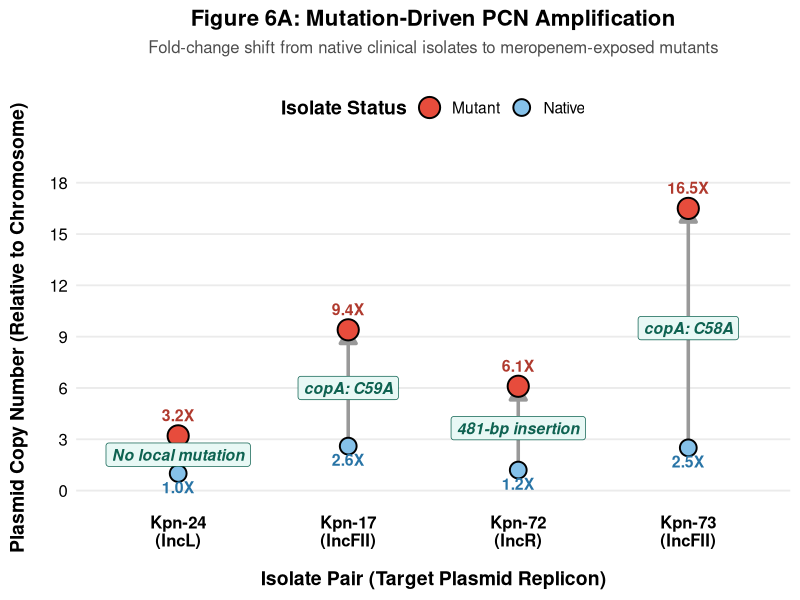
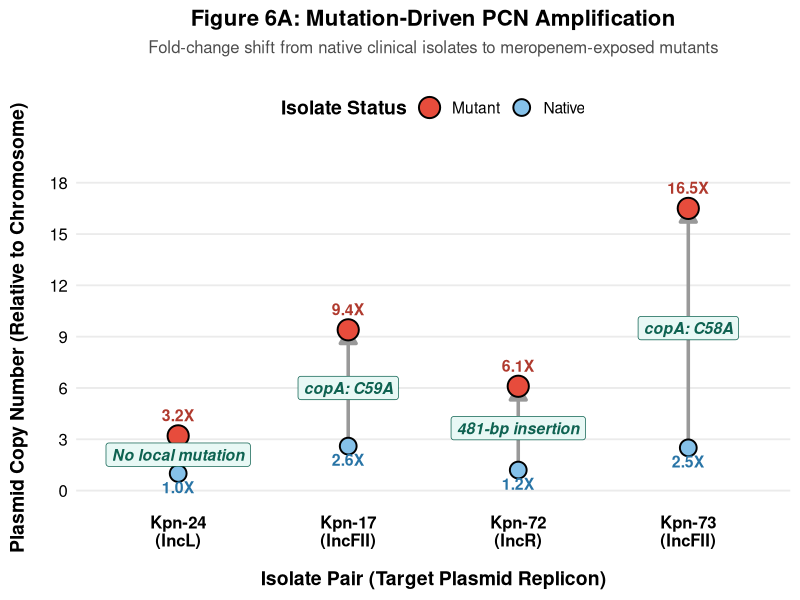

R code for these plots, in order:
# Tải các thư viện cần thiết
library(ggplot2)
library(dplyr)

# 1. TẠO DATAFRAME
pcn_data <- data.frame(
  Pair = factor(c("Kpn-24\n(IncL)", "Kpn-17\n(IncFII)", "Kpn-72\n(IncR)", "Kpn-73\n(IncFII)"),
                levels = c("Kpn-24\n(IncL)", "Kpn-17\n(IncFII)", "Kpn-72\n(IncR)", "Kpn-73\n(IncFII)")),
  Native = c(1.0, 2.6, 1.2, 2.5),
  Mutant = c(3.2, 9.4, 6.1, 16.5),
  Mutation = c("No local mutation", "copA: C59A", "481-bp insertion", "copA: C58A")
)

# 2. VẼ BIỂU ĐỒ ARROW/DUMBBELL PLOT 
fig6 <- ggplot(pcn_data) +
  
  # Vẽ mũi tên kết nối từ Native lên Mutant (Thể hiện sức bật/Amplification)
  geom_segment(aes(x = Pair, xend = Pair, y = Native, yend = Mutant),
               arrow = arrow(length = unit(0.4, "cm"), type = "closed"),
               color = "grey60", linewidth = 1.2) +
  
  # Điểm cho Native (Hình tròn nhỏ hơn, màu xanh)
  geom_point(aes(x = Pair, y = Native, fill = "Native"),
             shape = 21, size = 5, color = "black", stroke = 1) +
  
  # Điểm cho Mutant (Hình tròn to hơn, màu đỏ gạch)
  geom_point(aes(x = Pair, y = Mutant, fill = "Mutant"),
             shape = 21, size = 6.5, color = "black", stroke = 1) +
  
  # Hiển thị số PCN của Native (nằm dưới điểm xanh)
  geom_text(aes(x = Pair, y = Native - 0.8, label = sprintf("%.1fX", Native)), 
            size = 4, fontface = "bold", color = "#2874A6") +
  
  # Hiển thị số PCN của Mutant (nằm trên điểm đỏ)
  geom_text(aes(x = Pair, y = Mutant + 1.2, label = sprintf("%.1fX", Mutant)), 
            size = 4, fontface = "bold", color = "#B03A2E") +
  
  # Gắn nhãn Đột biến (Nằm ngay giữa thân mũi tên)
  geom_label(aes(x = Pair, y = Native + (Mutant - Native)/2, label = Mutation),
             fill = "#E8F8F5", color = "#0E6251", fontface = "bold.italic", size = 4,
             label.padding = unit(0.3, "lines"), label.r = unit(0.15, "lines")) +
  
  # Tùy chỉnh màu
  scale_fill_manual(values = c("Native" = "#85C1E9", "Mutant" = "#E74C3C"), 
                    name = "Isolate Status") +
  
  # Tùy chỉnh trục Y
  scale_y_continuous(limits = c(0, 19), breaks = seq(0, 18, by = 3)) +
  
  # Tên biểu đồ và các trục
  labs(
    title = "Figure 6A: Mutation-Driven PCN Amplification",
    subtitle = "Fold-change shift from native clinical isolates to meropenem-exposed mutants",
    x = "Isolate Pair (Target Plasmid Replicon)",
    y = "Plasmid Copy Number (Relative to Chromosome)"
  ) +
  
  # Tùy chỉnh Theme gọn gàng, tinh tế cho bài báo khoa học
  theme_minimal(base_size = 14) +
  theme(
    plot.title = element_text(face = "bold", size = 16, hjust = 0.5),
    plot.subtitle = element_text(size = 12, hjust = 0.5, color = "grey30", margin = margin(b = 20)),
    axis.text.x = element_text(face = "bold", color = "black", size = 12),
    axis.text.y = element_text(color = "black", size = 12),
    axis.title.x = element_text(margin = margin(t = 15), face = "bold"),
    axis.title.y = element_text(margin = margin(r = 15), face = "bold"),
    legend.position = "top",
    legend.title = element_text(face = "bold"),
    panel.grid.major.x = element_blank(), # Bỏ đường kẻ dọc để biểu đồ thoáng hơn
    panel.grid.minor.y = element_blank()
  )

# Hiển thị biểu đồ trong console (không bắt buộc nhưng tốt cho log)
print(fig6)

# 3. LƯU THẲNG RA FILE PNG (Bật ggsave)
# bg = "white" đảm bảo nền ảnh màu trắng thay vì trong suốt (khi chèn vào Word/PDF sẽ không bị lỗi)
ggsave("Figure_6_PCN_Mutations.png", plot = fig6, width = 9, height = 7, dpi = 300, bg = "white")
